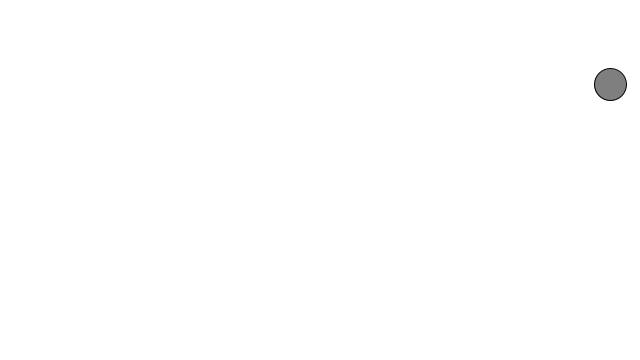
Frame 1 (no input)
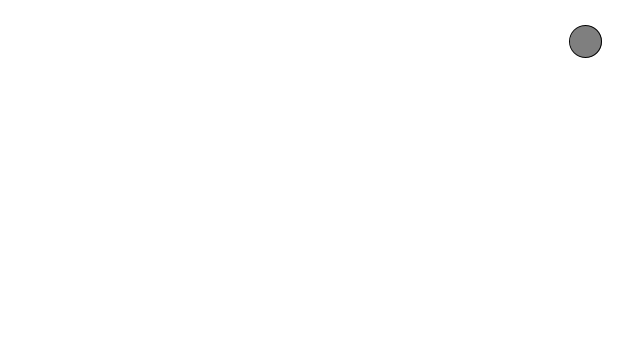
Frame 60 (the mouse pressed at the canvas centre just before this capture)
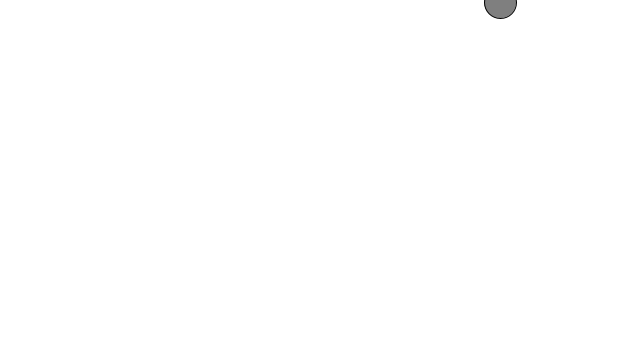
Frame 120 (the mouse held since frame 60 and released just before this capture)

The Processing sketch that drew these frames (run headless with seeded random() and noise(); from frame 60 on, the mouse is pressed at the canvas centre):

// Processing sketch: bouncingballMoverClass
// ── bouncingballMoverClass.pde
PVector location;
PVector velocity;
Mover m1;
Mover m2;
Mover m3;
Mover m4;

void setup(){
  size(640,360);
  location = new PVector(100,100);
  velocity = new PVector(random(0,10),random(3,10));
  m1 = new Mover();
}

void draw(){
  
  background(255);
  
  m1.update();
  m1.checkEdges(); 
  m1.display();
}
// ── Mover.pde
class Mover{
  
  PVector location;
  PVector velocity;
  
  Mover(){
    location = new PVector(random(width), random(height));
    velocity = new PVector(random(-2, 2), random(-2, 2));
  }
  
  void update(){
    location.add(velocity);
  }
  
  
  void display(){
    stroke(0);
    fill(127);
    ellipse(location.x, location.y, 32, 32);
  }
  
  void checkEdges(){
  if ((location.x > width) || (location.x < 0)){
    velocity.x = velocity.x * -1;
  }
  
  if ((location.y > height) || (location.y < 0)){
    velocity.y = velocity.y * -1;
  }
  
  }
 
}
// ── PVector.pde
class PVector{

  float x;
  float y;
  
  PVector(float x_, float y_){
    x = x_;
    y = y_;
  }
  
  void add(PVector v){
    y = y + v.y;
    x = x + v.x;
  }
  
  void sub(PVector v){
    y = y - v.y;
    x = x - v.x;
  }
  
  void mult(float n) {
   x = x * n;
   y = y * n;
 }
 
 void div(float n) {
   x = x / n;
   y = y / n;
 }
 
 float mag() {
   return sqrt(x*x + y*y);
  }
  
  void normalize(){
    float m = mag();
    if (m != 0){
      div(m);
    }
  }
}
